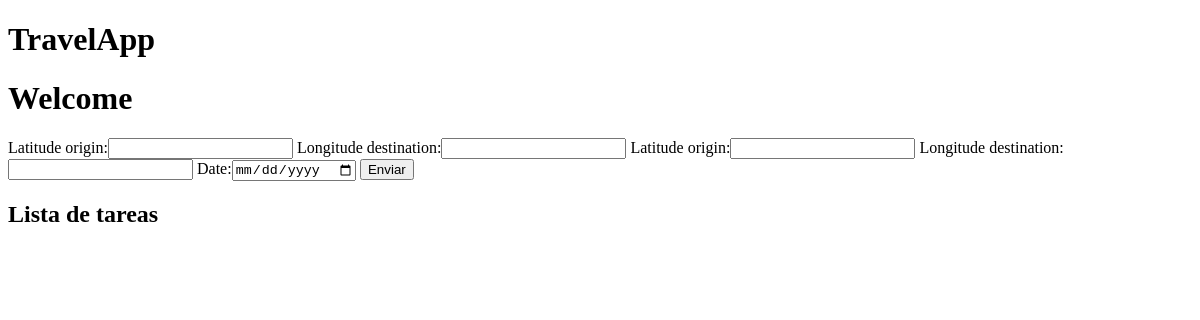
Before: / with the older database file.
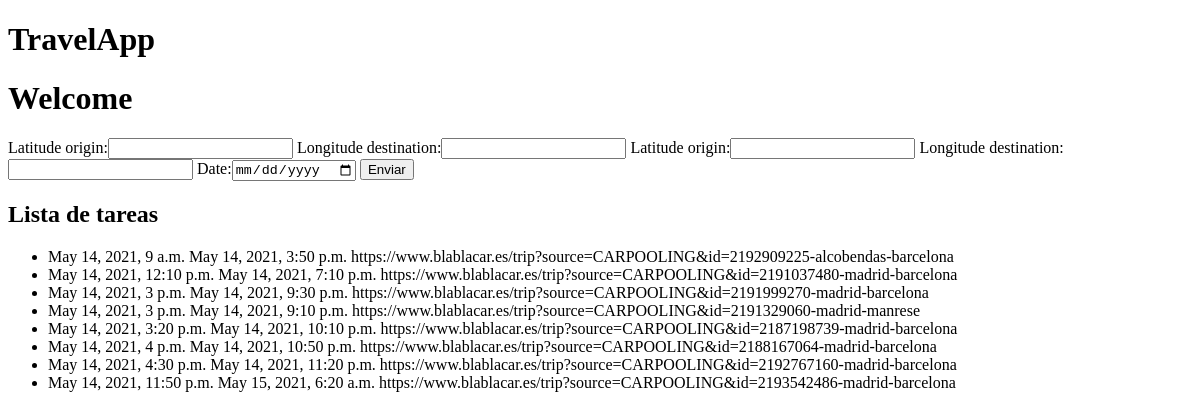
After: the same page with the newer database file.
### app/models.py (models this page shows)
class blablaTrip(models.Model):
    trip=models.OneToOneField(Trip,on_delete=models.CASCADE)
    link=models.URLField(max_length=150)
    departureCity=models.CharField(max_length=30)
    departureAddress=models.CharField(max_length=30)
    departureLatitude=models.FloatField()
    departureLongitude=models.FloatField()
    arrivalCity=models.CharField(max_length=30)
    arrivalAddress=models.CharField(max_length=30)
    arrivalLatitude=models.FloatField()
    arrivalLongitude=models.FloatField()

class Trip(models.Model):
    departureDate=models.DateTimeField()
    arrivalDate=models.DateTimeField()
    duration=models.IntegerField() #in seconds
    price=models.FloatField()

### app/views.py (the view)
# urls.py: path("",views.home,name="home"),
def home(request):
    if request.method == 'POST':
        form = userRequest(request.POST)
        if form.is_valid():
            Trip.objects.all().delete()
            getBlablaCarTrips=Request.objects.get(name='getBlablaCarTrips')
            originalDate=form.cleaned_data['date']
            start_date_local=datetime.datetime(originalDate.year,originalDate.month,originalDate.day)
            start_date_local_string=start_date_local.isoformat()
            end_date_local_string=(start_date_local+datetime.timedelta(days=1)).isoformat()
            start_coordinates=str(form.cleaned_data['lat_Origin'])+','+str(form.cleaned_data['lon_Origin'])
            end_coordinates=str(form.cleaned_data['lat_Dest'])+','+str(form.cleaned_data['lon_Dest'])
            iterableBlablaCar=getBlablaCarTrips.executeFunction([getBlablaCarTrips.RApi.APIKey,start_coordinates,end_coordinates,'EUR',start_date_local_string,end_date_local_string])
            for (url,
                 startData_str,startData_city,startData_address,startData_latitude,startData_longitude,
                 endData_str,endData_city,endData_address,endData_latitude,endData_longitude,
                 price
            ) in iterableBlablaCar:
                startData_date = datetime.datetime.strptime(startData_str, '%Y-%m-%dT%H:%M:%S')
                endData_date = datetime.datetime.strptime(endData_str, '%Y-%m-%dT%H:%M:%S')
                diffDate=endData_date-startData_date
                duration=diffDate.seconds
                new_trip=Trip(departureDate=startData_date,arrivalDate=endData_date,duration=duration,price=float(price))
                new_trip.save()
                new_blablatrip=blablaTrip(link=url,
                                          departureCity=startData_city,departureAddress=startData_address,departureLatitude=float(startData_latitude),departureLongitude=float(startData_longitude),
                                          arrivalCity=endData_city,arrivalAddress=endData_address,arrivalLatitude=float(endData_latitude),arrivalLongitude=float(endData_longitude),
                                          trip=new_trip
                )
                new_blablatrip.save()
    else:
        form = userRequest()
    blablatrips=blablaTrip.objects.all()
    context = {'form' : form,'blablatrips':blablatrips}
    return render(request,'app/home.html',context)

### app/forms.py
class userRequest(forms.Form):
    lat_Origin = forms.FloatField(label='Latitude origin')
    lon_Origin = forms.FloatField(label='Longitude destination')
    lat_Dest = forms.FloatField(label='Latitude origin')
    lon_Dest = forms.FloatField(label='Longitude destination')
    date=forms.DateField(widget=DateInput)

### app/templates/app/home.html (shortened to what this page needs)
{% extends 'app/layout.html' %}
{% block content %}
        <h1>Welcome</h1>
        <form method="post">
		{{ form }}
		<button>Enviar</button>
		 <h2>Lista de tareas</h2>
        <ul>
            {% for blablatrip in blablatrips %}
            <li>
                {{blablatrip.trip.departureDate}}
				{{blablatrip.trip.arrivalDate}}
				{{blablatrip.link}}
            </li>
            {% endfor %}
        </ul>
	</form>
{% endblock %}

### app/templates/app/layout.html (shortened to what this page needs)
<!DOCTYPE html>
<html>
    <head>
    </head>
    <h1>TravelApp</h1>
    <body>
        {% block content %}
        {% endblock %}
    </body>
</html>

Changed rows visible on the page:
added blablaTrip: trip.departureDate "May 14, 2021, 9 a.m.", trip.arrivalDate "May 14, 2021, 3:50 p.m.", link "https://www.blablacar.es/trip?source=CARPOOLING&id=2192909225-alcobendas-barcelona"
added blablaTrip: trip.departureDate "May 14, 2021, 12:10 p.m.", trip.arrivalDate "May 14, 2021, 7:10 p.m.", link "https://www.blablacar.es/trip?source=CARPOOLING&id=2191037480-madrid-barcelona"
added blablaTrip: trip.departureDate "May 14, 2021, 3 p.m.", trip.arrivalDate "May 14, 2021, 9:30 p.m.", link "https://www.blablacar.es/trip?source=CARPOOLING&id=2191999270-madrid-barcelona"
added blablaTrip: trip.departureDate "May 14, 2021, 3 p.m.", trip.arrivalDate "May 14, 2021, 9:10 p.m.", link "https://www.blablacar.es/trip?source=CARPOOLING&id=2191329060-madrid-manrese"
added blablaTrip: trip.departureDate "May 14, 2021, 3:20 p.m.", trip.arrivalDate "May 14, 2021, 10:10 p.m.", link "https://www.blablacar.es/trip?source=CARPOOLING&id=2187198739-madrid-barcelona"
added blablaTrip: trip.departureDate "May 14, 2021, 4 p.m.", trip.arrivalDate "May 14, 2021, 10:50 p.m.", link "https://www.blablacar.es/trip?source=CARPOOLING&id=2188167064-madrid-barcelona"
added blablaTrip: trip.departureDate "May 14, 2021, 4:30 p.m.", trip.arrivalDate "May 14, 2021, 11:20 p.m.", link "https://www.blablacar.es/trip?source=CARPOOLING&id=2192767160-madrid-barcelona"
added blablaTrip: trip.departureDate "May 14, 2021, 11:50 p.m.", trip.arrivalDate "May 15, 2021, 6:20 a.m.", link "https://www.blablacar.es/trip?source=CARPOOLING&id=2193542486-madrid-barcelona"
